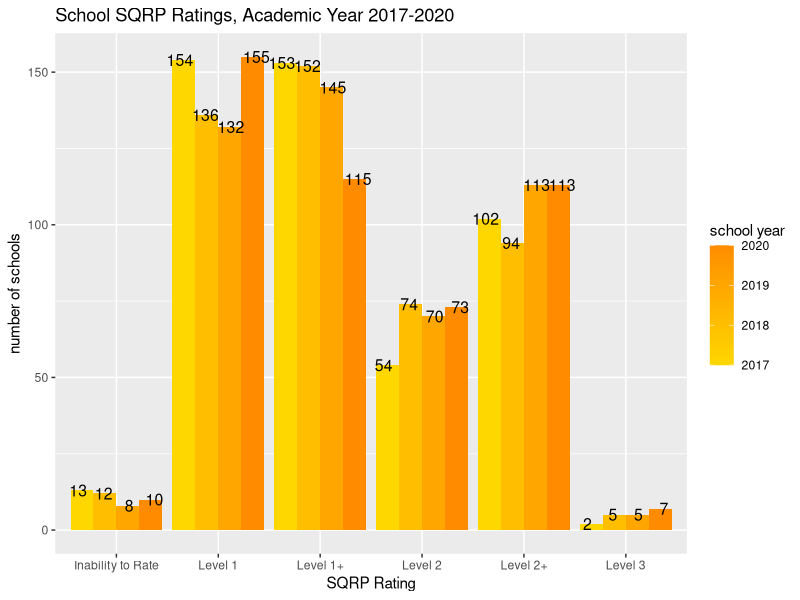
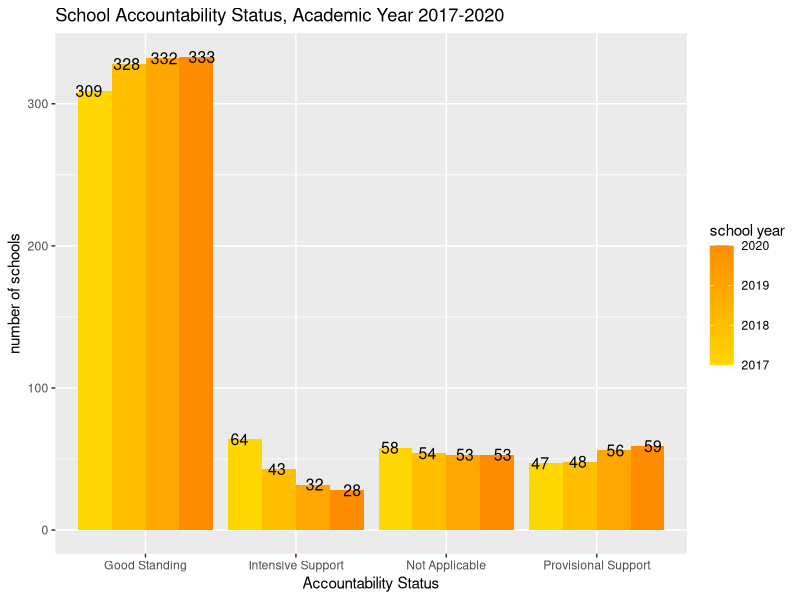
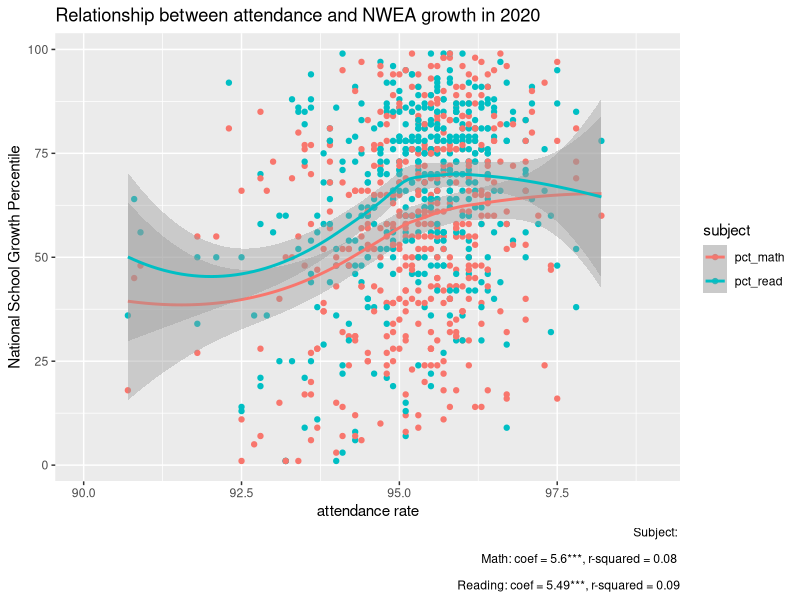
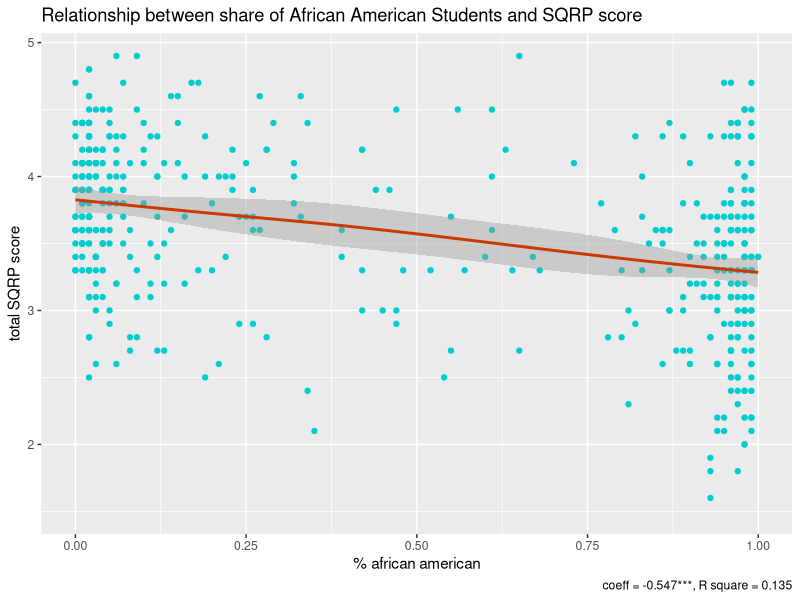

Source code (R) for these figures, in order:
## ---- chunk 1
knitr::opts_chunk$set(echo = TRUE)
library(tidyverse)
library(stringr)
library(readxl)

## ---- chunk 2
# SQRP ratings in 2018-2020
sqrp_rating <- read_excel("sqrp_rating_2018-2020.xlsx", 
    sheet = "long_data")  %>% rename(school_year = schoo_year)
## ---- chunk 3
# racial composition in CPS 2019-2020
race <- read_excel("race_ethnic_2019-2020.xlsx")
## ---- chunk 4
rating_graph <- sqrp_rating %>% 
  group_by(school_year, rating) %>% 
  summarize(n_school = n()) %>% 
  ggplot(aes(x = rating, y = n_school, group = school_year)) + 
  geom_col(aes(fill= school_year), position = "dodge") + 
  geom_text(aes(x = rating, label = n_school), 
            position = position_dodge(width = 1), size = 4) + 
  scale_fill_continuous(low = "gold", high = "darkorange") + 
  labs(title = "School SQRP Ratings, Academic Year 2017-2020", 
       x = "SQRP Rating", fill = "school year", y = "number of schools")

rating_graph
## ---- chunk 5
status_graph <- sqrp_rating %>% 
  group_by(school_year, status) %>% 
  summarize(n_school = n()) %>% 
  ggplot(aes(x = status, y = n_school, group = school_year)) + 
  geom_col(aes(fill= school_year), position = "dodge") + 
  geom_text(aes(x = status, label = n_school), 
            position = position_dodge(width = 1), size = 4) + 
  scale_fill_continuous(low = "gold", high = "darkorange") + 
  labs(title = "School Accountability Status, Academic Year 2017-2020", 
       x = "Accountability Status", fill = "school year", y = "number of schools")
status_graph
## ---- chunk 6
tabel1_ranking <- sqrp_rating %>% 
  group_by(school_year, status) %>% 
  summarize(n_school = n()) %>% 
  pivot_wider(names_from = school_year, values_from = n_school) 

tabel1_ranking
## ---- chunk 7
y2020 <- sqrp_rating %>% 
  mutate(attandance_rate = as.numeric(attandance_rate), 
         pct_read = as.numeric(pct_read), 
         pct_math = as.numeric(pct_math), 
         sqrp_total = as.numeric(sqrp_total)) %>% 
  filter(school_year == 2020)
## ---- chunk 8
attendance_math_read <- y2020 %>% 
  pivot_longer(pct_read:pct_math, names_to = "subject", values_to = "percentile") %>% 
  group_by(subject) %>% 
  ggplot(aes(x = attandance_rate, y = percentile)) + 
  geom_point(aes(color = subject)) + 
  geom_smooth(aes(color = subject)) + xlim(90,99) + 
  labs(title = "Relationship between attendance and NWEA growth in 2020",
       x = "attendance rate", 
       y = "National School Growth Percentile", 
       label = "test subjects", 
       caption = "Subject: \n 
       Math: coef = 5.6***, r-squared = 0.08 \n
       Reading: coef = 5.49***, r-squared = 0.09")

attendance_math_read

reg_attend_read <- lm(pct_read ~ attandance_rate, data = y2020)
summary(reg_attend_read)

reg_attend_math <- lm(pct_math ~ attandance_rate, data = y2020)
summary(reg_attend_math)
## ---- chunk 9
five_ess <- read_excel("Five Essential Survey_SQRP.xlsx")

five_ess_table <- five_ess %>%
  mutate(school_year = as.numeric(school_year)) %>%
  rename(five_ess = five_ess_2020) %>% 
  filter(!is.na(five_ess)) %>% 
  group_by(five_ess, school_year) %>% 
  summarize(n_school = n()) %>% 
  pivot_wider(names_from = school_year, values_from = n_school)

five_ess_table

## ---- chunk 10
race_2019 <- race %>% 
  select(-school_name) %>% 
  mutate(school_id = as.numeric(school_id))

race_sqrp <- sqrp_rating %>% 
  filter(school_year == 2019) %>% 
  left_join(race_2019, by = "school_id")
## ---- chunk 11
race_sqrp_2019 <- race_sqrp %>% 
  mutate(pct_african_american = round(african_american/Total, 2), 
         pct_white = round(white/Total,2), 
         pct_hispanic = round(hispanic/Total,2), 
         pct_asian = round(asian/Total,2), 
         other = multi_racial+hawaii_pacific_islander+native_american_alaskan, 
         pct_other = round(other/Total,2), 
         sqrp_total = as.numeric(sqrp_total)
         ) 
## ---- chunk 12
#relationship between share of african american and sqrp score 
race_plot <- race_sqrp_2019 %>% 
 ggplot(aes(x = pct_african_american, y = sqrp_total)) + geom_point(color = "cyan3") + 
  geom_smooth(aes(x = pct_african_american, y = sqrp_total), color = "orangered3") + 
  labs(x = "% african american", y = "total SQRP score",
       caption = "coeff = -0.547***, R square = 0.135", 
       title = "Relationship between share of African American Students and SQRP score")

race_plot
  
## ---- chunk 13
reg_race_sqrp <- race_sqrp_2019 %>% 
  select(sqrp_total, pct_african_american:pct_other, -other) %>% 
  cor(use = "pairwise.complete.obs")

#african american
reg_aa <- lm(sqrp_total ~ pct_african_american, data = race_sqrp_2019)
summary(reg_aa)
#white
reg_white <- lm(sqrp_total ~ pct_white, data = race_sqrp_2019)
summary(reg_white)
#hispanic
reg_his <- lm(sqrp_total ~ pct_hispanic, data = race_sqrp_2019)
summary(reg_his)
#asian
reg_asian <- lm(sqrp_total ~ pct_asian, data = race_sqrp_2019)
summary(reg_asian)
#other
reg_other <- lm(sqrp_total ~ pct_other, data = race_sqrp_2019)
summary(reg_other)

